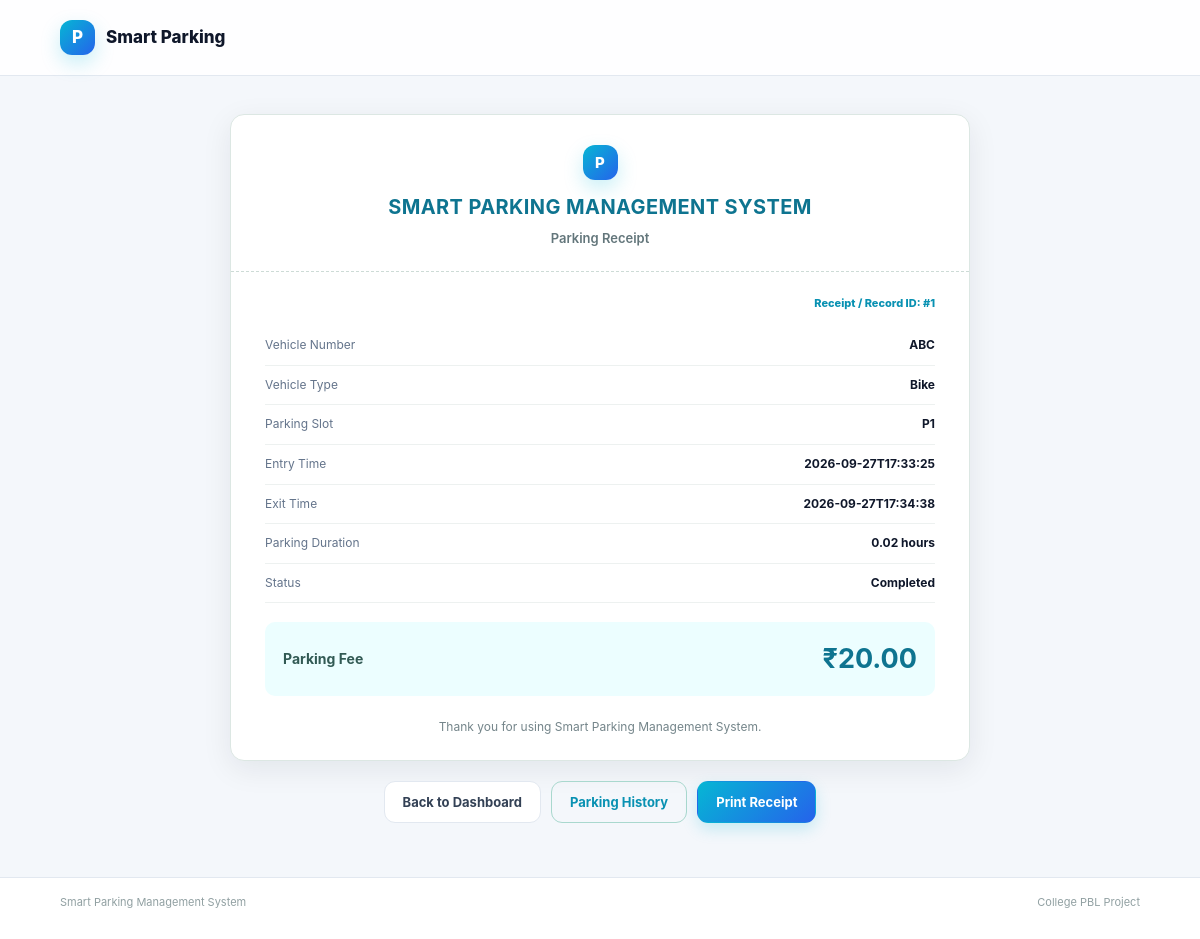
The app's page /receipt/1 (signed in) with its own data.
### tables this page shows
CREATE TABLE parking_records (
                    id INTEGER PRIMARY KEY AUTOINCREMENT,
                    vehicle_number TEXT NOT NULL,
                    slot_id TEXT NOT NULL,
                    entry_time TEXT NOT NULL,
                    exit_time TEXT,
                    duration REAL,
                    fee REAL,
                    status TEXT NOT NULL
                , user_id INTEGER, vehicle_type TEXT, payment_status TEXT NOT NULL DEFAULT 'Pending', payment_method TEXT, transaction_id TEXT, amount_paid REAL);

### backend/app.py (the view)
@app.route("/receipt/<int:record_id>")
@admin_required
def parking_receipt(record_id):
    try:
        record = database.get_parking_record_by_id(record_id)
    except sqlite3.Error:
        app.logger.exception("Unable to load parking receipt")
        return render_template("500.html"), 500
    if record is None:
        abort(404)
    return render_template("receipt.html", record=record)

### backend/app.py (called while the page is built)
@app.context_processor
def provide_csrf_token():
    return {"csrf_token": csrf_token()}

### backend/auth.py (called while the page is built)
def csrf_token():
    token = session.get("csrf_token")
    if token is None:
        token = secrets.token_urlsafe(32)
        session["csrf_token"] = token
    return token

def _session_user():
    user_id = session.get("user_id")
    if user_id is None:
        return None
    user = database.get_user_by_id(user_id)
    if user is None or not user.get("is_active", 1):
        session.clear()
        return None
    return user

def admin_required(view_function):
    @wraps(view_function)
    def wrapped_view(*args, **kwargs):
        user = _session_user()
        if user is None:
            return redirect(url_for("login", portal="admin"))
        if user["role"] != "admin":
            abort(403)
        g.current_user = user
        return view_function(*args, **kwargs)
    return wrapped_view

### backend/database.py (called while the page is built)
def get_connection():
    os.makedirs(os.path.dirname(os.path.abspath(DATABASE_PATH)), exist_ok=True)
    connection = sqlite3.connect(DATABASE_PATH)
    connection.row_factory = sqlite3.Row
    return connection

def get_user_by_id(user_id):
    users = _rows_as_dicts(
        "SELECT * FROM users WHERE id = ? LIMIT 1",
        (user_id,),
    )
    return users[0] if users else None

def _rows_as_dicts(query, parameters=()):
    with closing(get_connection()) as connection:
        rows = connection.execute(query, parameters).fetchall()
        return [dict(row) for row in rows]

def get_parking_record_by_id(record_id):
    records = _rows_as_dicts(
        """SELECT parking_records.*, vehicles.vehicle_type
           FROM parking_records
           LEFT JOIN vehicles
             ON vehicles.vehicle_number = parking_records.vehicle_number
           WHERE parking_records.id = ?""",
        (record_id,),
    )
    return records[0] if records else None

### frontend/templates/receipt.html (shortened to what this page needs)
<!DOCTYPE html>
<html lang="en">
<head>
    <link rel="stylesheet" href="{{ url_for('static', filename='style.css') }}">
</head>
<body>
    <header class="site-header">
        <a class="brand" href="{{ url_for('dashboard') }}"><span class="brand-mark">P</span> Smart Parking</a>
    </header>
    <main class="receipt-page">
        <article class="receipt-card">
            <header class="receipt-heading">
                <span class="brand-mark">P</span>
                <h1>SMART PARKING MANAGEMENT SYSTEM</h1>
                <h2>Parking Receipt</h2>
            </header>
            <div class="receipt-body">
                <p class="receipt-record-id">Receipt / Record ID: #{{ record.id }}</p>
                <dl class="detail-list receipt-details">
                    <div><dt>Vehicle Number</dt><dd>{{ record.vehicle_number }}</dd></div>
                    <div><dt>Vehicle Type</dt><dd>{{ record.vehicle_type or "—" }}</dd></div>
                    <div><dt>Parking Slot</dt><dd>{{ record.slot_id }}</dd></div>
                    <div><dt>Entry Time</dt><dd>{{ record.entry_time }}</dd></div>
                    <div><dt>Exit Time</dt><dd>{{ record.exit_time or "—" }}</dd></div>
                    <div><dt>Parking Duration</dt><dd>{% if record.duration is not none %}{{ "%.2f"|format(record.duration) }} hours{% else %}—{% endif %}</dd></div>
                    <div><dt>Status</dt><dd>{{ record.status }}</dd></div>
                </dl>
                <div class="receipt-total"><span>Parking Fee</span><strong>₹{% if record.fee is not none %}{{ "%.2f"|format(record.fee) }}{% else %}0.00{% endif %}</strong></div>
                <p class="receipt-thanks">Thank you for using Smart Parking Management System.</p>
            </div>
        </article>
        <nav class="receipt-actions" aria-label="Receipt actions">
            <a class="button button-light" href="{{ url_for('dashboard') }}">Back to Dashboard</a>
            <a class="button button-outline" href="{{ url_for('records') }}">Parking History</a>
            <button class="button button-primary" type="button" id="print-receipt">Print Receipt</button>
        </nav>
    </main>
    <footer class="site-footer"><span>Smart Parking Management System</span><span>College PBL Project</span></footer>
</body>
</html>

### records on screen
parking_records: id "1", vehicle_number "ABC", vehicle_type "Bike", slot_id "P1", entry_time "2026-09-27T17:33:25", exit_time "2026-09-27T17:34:38", duration "0.02", status "Completed", fee "20.00"
